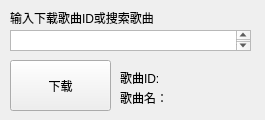
<?xml version="1.0" encoding="UTF-8"?>
<ui version="4.0">
 <class>Form</class>
 <widget class="QWidget" name="Form">
  <property name="geometry">
   <rect>
    <x>0</x>
    <y>0</y>
    <width>265</width>
    <height>120</height>
   </rect>
  </property>
  <property name="windowTitle">
   <string>MusicDownloader</string>
  </property>
  <widget class="QPushButton" name="Download_Button">
   <property name="geometry">
    <rect>
     <x>10</x>
     <y>60</y>
     <width>101</width>
     <height>51</height>
    </rect>
   </property>
   <property name="text">
    <string>下载</string>
   </property>
   <property name="checkable">
    <bool>false</bool>
   </property>
  </widget>
  <widget class="QLabel" name="ID_Label">
   <property name="geometry">
    <rect>
     <x>120</x>
     <y>70</y>
     <width>141</width>
     <height>16</height>
    </rect>
   </property>
   <property name="text">
    <string>歌曲ID:</string>
   </property>
  </widget>
  <widget class="QLabel" name="Name_Label">
   <property name="geometry">
    <rect>
     <x>120</x>
     <y>90</y>
     <width>131</width>
     <height>16</height>
    </rect>
   </property>
   <property name="text">
    <string>歌曲名：</string>
   </property>
  </widget>
  <widget class="QLabel" name="label">
   <property name="geometry">
    <rect>
     <x>10</x>
     <y>10</y>
     <width>151</width>
     <height>16</height>
    </rect>
   </property>
   <property name="text">
    <string>输入下载歌曲ID或搜索歌曲</string>
   </property>
  </widget>
  <widget class="QTextEdit" name="textEdit">
   <property name="geometry">
    <rect>
     <x>10</x>
     <y>30</y>
     <width>241</width>
     <height>21</height>
    </rect>
   </property>
  </widget>
 </widget>
 <resources/>
 <connections>
  <connection>
   <sender>Download_Button</sender>
   <signal>clicked()</signal>
   <receiver>Download_Button</receiver>
   <slot>click()</slot>
   <hints>
    <hint type="sourcelabel">
     <x>26</x>
     <y>65</y>
    </hint>
    <hint type="destinationlabel">
     <x>26</x>
     <y>65</y>
    </hint>
   </hints>
  </connection>
 </connections>
</ui>
